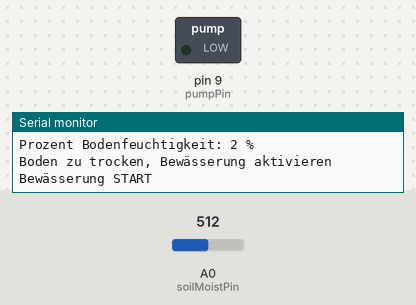
This sketch was run on a simulated Arduino Uno, built with avr-gcc and run on an emulated ATmega328P. Parts: switched loads named in the sketch (green lamp = pin HIGH), the last lines printed to the serial monitor. Inputs (shaded band) come from the test bench; at power-on: A0 (soilMoistPin) = 512.

Above: at 1.1 s.
At 5.8 s:
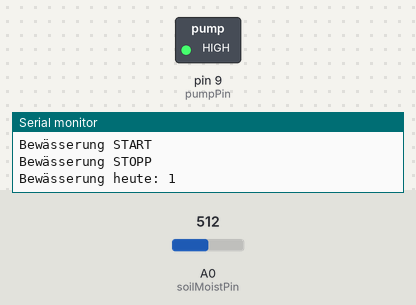
5.9 s: A0 (soilMoistPin) set to 1010
Timing chart, 0 to 8.9 s (numbered marks = the images above; inputs shaded):
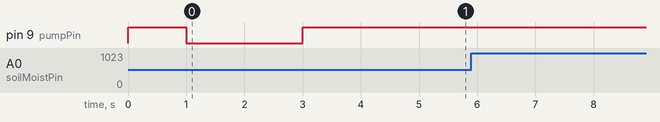

The sketch:

Kaschis_GartenArduino_Basic_V5.ino
```cpp
/*
Project:  Garten Arduino Uno
Author:   Basiert auf Code von Thomas Edlinger for www.edistechlab.com, inspiriert und weiter entwickelt für Arduino Uno von Kaschtelator
Date:     Created 19.07.2023
Version:  V5.0
IDE:      Arduino IDE 1.8.19
 
Required Board (Tools -> Board -> Boards Manager...)
 - Arduino Uno
*/


const int sensorTaktSek = 300;         // alle x Sekunden wird der Sensor ausgelesen
const int soilMoistLevelLow = 516;    // Wert ohne Kontakt zum Boden (trocken)
const int soilMoistLevelHigh = 200;   // Wert im Wasser
const int startWatering = 80;         // Schwellwert Bewässerung ein in %
const int wateringDuration = 2;       // Bewässerungszeit in Sekunden
const int soilMoistPin = A0;          // Analoger Pin für Bodenfeuchtigkeitssensor
const int pumpPin = 9;                // Digitaler Pin für Wasserpumpe

int lastSoilMoist = 0;
int waterPerDayCount = 0;
int sensorTakt = sensorTaktSek * 1000;   // Umrechnung von ms auf Sekunden
long lastMsg = 0;
bool sensorConnected = true; // Variable zur Erkennung, ob der Sensor angeschlossen ist

void setup() {
  Serial.begin(115200);
  pinMode(soilMoistPin, INPUT);
  pinMode(pumpPin, OUTPUT);
  digitalWrite(pumpPin, HIGH); // Stellt sicher, dass die Wasserpumpe aus ist
}

void loop() {
  long now = millis();

  if (now - lastMsg > sensorTakt) {
    lastMsg = now;
    getSoilMoistValues();
  }
}

void getSoilMoistValues() {
  // Verzögerung vor der Auslesung des Sensors
  delay(1000); // 1 Sekunde Verzögerung
  int newSoilMoist = analogRead(soilMoistPin);

  if (newSoilMoist != lastSoilMoist) {
    // Überprüfen, ob der Sensorwert im erwarteten Bereich liegt
    if (newSoilMoist > 1000 || newSoilMoist < 0) {
      Serial.println("Sensor nicht angeschlossen oder defekt!");
      sensorConnected = false;
    } else {
      sensorConnected = true;
      Serial.print("Analogwert: ");
      Serial.println(newSoilMoist);

      // Auswertung der Bodenfeuchtigkeit in Prozent
      int percentSoilMoist = map(newSoilMoist, soilMoistLevelHigh, soilMoistLevelLow, 100, 0);
      Serial.print("Prozent Bodenfeuchtigkeit: ");
      Serial.print(percentSoilMoist);
      Serial.println(" %");

      if (percentSoilMoist <= startWatering) {
        Serial.println("Boden zu trocken, Bewässerung aktivieren");
        plantWatering();
      }

      lastSoilMoist = newSoilMoist;
    }
  }
}

void plantWatering() {
  // Nur wenn der Sensor angeschlossen ist, Bewässerung durchführen
  if (sensorConnected) {
    digitalWrite(pumpPin, LOW); // Schaltet die Wasserpumpe ein
    Serial.println("Bewässerung START");
    delay(wateringDuration * 1000);

    digitalWrite(pumpPin, HIGH); // Schaltet die Wasserpumpe aus
    Serial.println("Bewässerung STOPP");
    ++waterPerDayCount;
    Serial.print("Bewässerung heute: ");
    Serial.println(waterPerDayCount);
    delay(1000);
  }
}
```
